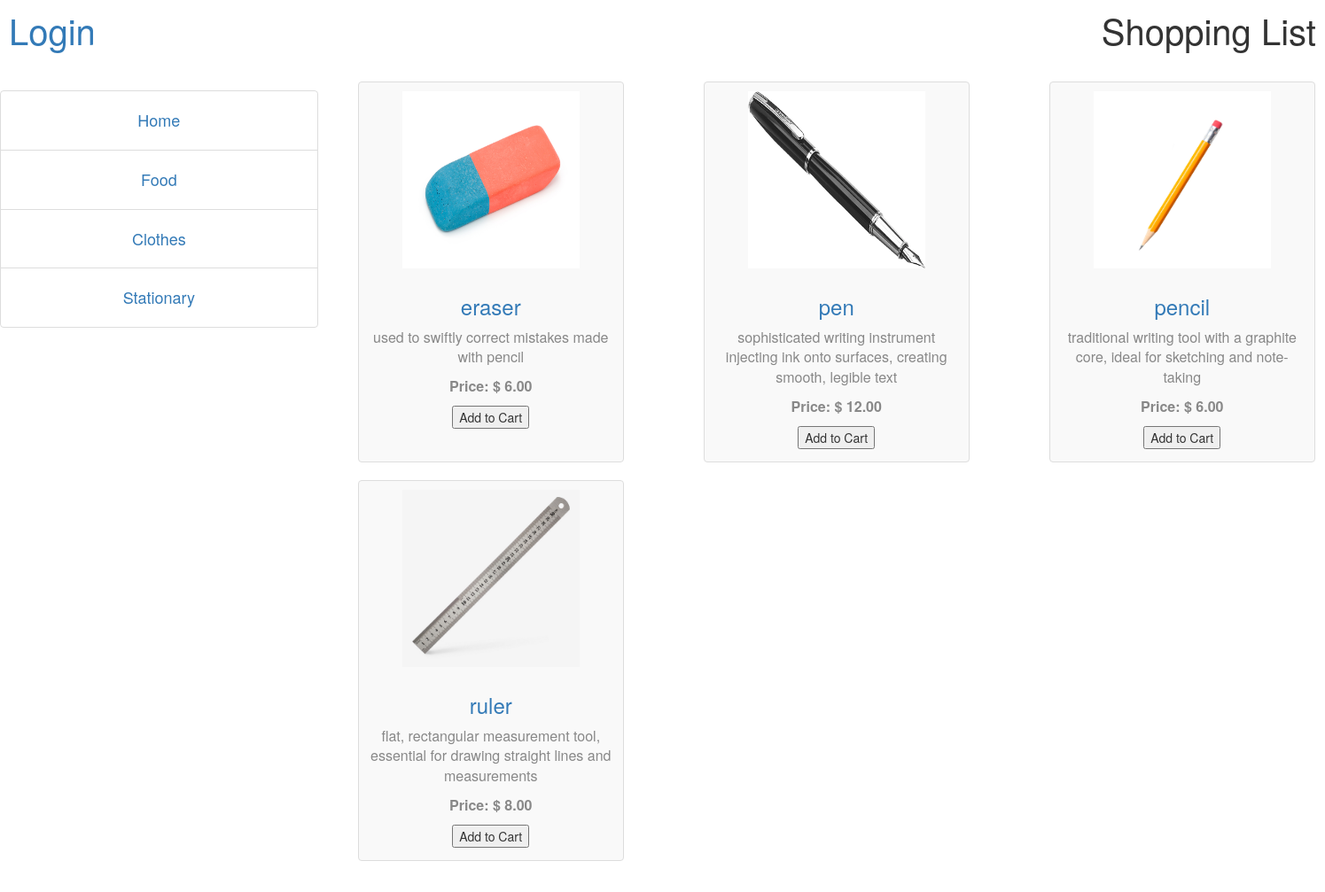
The app's page /home.php?catid=6 with its own data.
### tables this page shows
CREATE TABLE products (
 pid INTEGER PRIMARY KEY AUTOINCREMENT,
 catid INTEGER,
 name TEXT,
 price FLOAT,
 description TEXT,
 image BLOB,
 FOREIGN KEY(catid) REFERENCES categories(catid)
);

### lib/selectfromcatid.php (called while the page is built)
<?php
$pdo = new PDO('sqlite:../cart.db');
if(isset($_GET['catid'])) {
    $catid = (int)$_GET['catid'];
    $stmt = $pdo->prepare('SELECT pid, catid, name, description, price, image FROM products WHERE catid = :catid');
    $stmt->bindParam(':catid', $catid, PDO::PARAM_INT);
} else {
    $stmt = $pdo->prepare('SELECT pid, catid, name, description, price, image FROM products');
}
$stmt->execute();
$products = $stmt->fetchAll(PDO::FETCH_ASSOC);
return $products;
?>

### home.php (the view, shortened to what this page needs)
<!DOCTYPE html>
<html lang="en">
<head>
  <link href="style.css" rel="stylesheet">
  <link rel="stylesheet" href="https://maxcdn.bootstrapcdn.com/bootstrap/3.4.1/css/bootstrap.min.css">
</head>
<body>
  <header class="list-container">
    <div id="login"><a href="admin.php">Login</a>
      <div id="login"></div>
    </div>
    <div id="list-content">
      Shopping List
    </div>
  </header>
  <div class="container-fluid text-center">
    <div class="row content">
      <ul class="col-sm-3 list-group">
        <li class="list-group-item"><a href="home.php">Home</a></li>
        <li class="list-group-item"><a href="?catid=4">Food</a></li>
        <li class="list-group-item"><a href="?catid=5">Clothes</a></li>
        <li class="list-group-item"><a href="?catid=6">Stationary</a></li>
      </ul>
      <div id="category1" class="col-sm-9">
        <div class="container mt-4">
          <div class="row">
            <?php
            $products = include 'lib/selectfromcatid.php';
            if (!isset($_GET['catid'])) {
              foreach ($products as $product) {
                ?>
                <div class="col-md-4 col-sm-6">
                  <div class="product-item">
                    <a href="product-details.php?pid=<?= urlencode($product['pid']) ?>">
                      <img alt="<?= htmlspecialchars($product['name']) ?>"
                        src="images/<?= htmlspecialchars($product['image']) ?>" class="product-image" />
                    </a>
                    <a href="product-details.php?pid=<?= urlencode($product['pid']) ?>">
                      <h3>
                        <?= htmlspecialchars($product['name']) ?>
                      </h3>
                    </a>
                    <p>
                      <?= htmlspecialchars($product['description']) ?>
                    </p>
                    <p class="price">Price: $
                      <?= number_format($product['price'], 2) ?>
                    </p>
                    <button type="button"
                      onclick="addToCart('<?= addslashes(htmlspecialchars($product['name'])) ?>', <?= htmlspecialchars($product['price']) ?>)">Add to Cart</button>
                  </div>
                </div>
                <?php
              }
            } else {
              foreach ($products as $product) {
                ?>
                <div class="col-md-4 col-sm-6">
                  <div class="product-item">
                    <a href="product-details.php?pid=<?= urlencode($product['pid']) ?>">
                      <img alt="<?= htmlspecialchars($product['name']) ?>"
                        src="images/<?= htmlspecialchars($product['image']) ?>" class="product-image" />
                    </a>
                    <a href="product-details.php?pid=<?= urlencode($product['pid']) ?>">
                      <h3>
                        <?= htmlspecialchars($product['name']) ?>
                      </h3>
                    </a>
                    <p>
                      <?= htmlspecialchars($product['description']) ?>
                    </p>
                    <p class="price">Price: $
                      <?= number_format($product['price'], 2) ?>
                    </p>
                    <button type="button"
                      onclick="addToCart('<?= addslashes(htmlspecialchars($product['name'])) ?>', <?= htmlspecialchars($product['price']) ?>)">Add
                      to Cart</button>
                  </div>
                </div>
                <?php
              }
            }
            ?>
          </div>
        </div>
      </div>
    </div>
  </div>
</body>
</html>

### style.css (style rules this page uses)
#login, #list-content { padding: 5px 10px; font-size: 40px; }
header.list-container { display: flex; justify-content: space-between; }
.product-item { height: 430px; width: 300px; border: 1px solid #ddd; margin-bottom: 20px; padding: 10px; border-radius: 4px; background-color: #f9f9f9; }
.product-image { height: 200px; width: 200px; margin-bottom: 10px; }
.price { font-weight: bold; }
body { font-family: 'Arial', sans-serif; background-color: #f4f4f4; }
.container-fluid { padding: 15px; }
.list-group { width: 200px; background-color: #fff; height: 100%; padding: 10px; }
.list-group .list-group-item { text-decoration: none; font-size: 18px; color: #333; display: block; padding: 20px; }
p { font-size: 16px; color: #888; }

### records on screen
products: name+image (picture), name "eraser", description "used to swiftly correct mistakes made with pencil", price "6.00"
products: image (picture), name "pen", description "sophisticated writing instrument injecting ink onto surfaces, creating smooth, legible text", price "12.00"
products: name+image (picture), name "pencil", description "traditional writing tool with a graphite core, ideal for sketching and note-taking", price "6.00"
products: name+image (picture), name "ruler", description "flat, rectangular measurement tool, essential for drawing straight lines and measurements", price "8.00"
